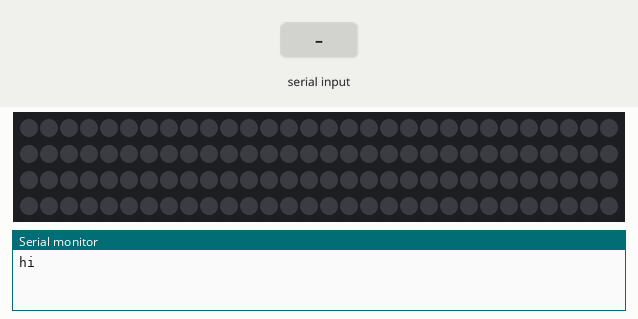
A sketch run on a simulated Arduino Uno, built with avr-gcc and run on an emulated ATmega328P. Shown: 120 RGB LEDs in strip order, left to right, continuing on the next row, the last lines printed to the serial monitor. The inputs (shaded band) are chosen by the test bench. Dim RGB values are drawn brighter than linear; random numbers use the default seed unless the sketch sets one.

Above: at 1.2 s.
1.3 s: "3" received over Serial
At 4.2 s:
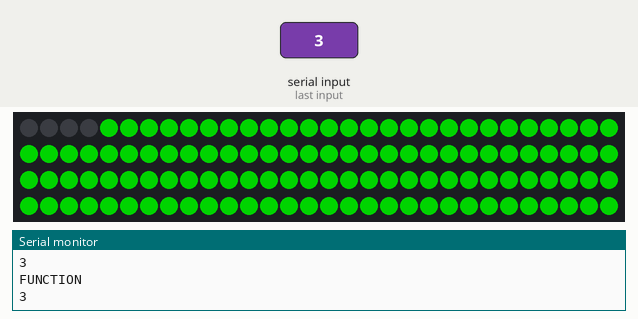
4.3 s: "2" received over Serial
7.3 s: "8" received over Serial
10.3 s: "4" received over Serial
At 13.1 s:
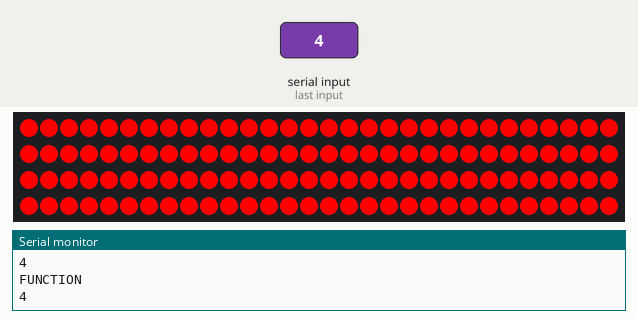
13.3 s: "9" received over Serial
At 35.8 s:
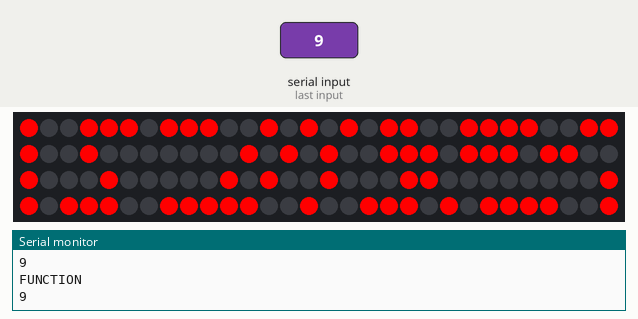
Timing chart, 0 to 37.3 s (numbered marks = the images above; inputs shaded):
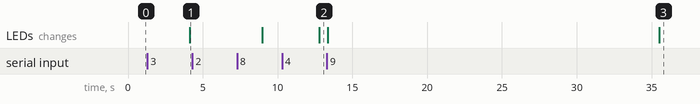

The sketch:

Party-Hat-BLE.ino
```cpp
#define FASTLED_INTERNAL
#include <FastLED.h>
//#include <Keypad.h>
#define NUM_LEDS 120 //number of LEDs
# define NUM_WHITE 3
# define LED_PIN 6

//initialized variables
int brightNum = 256;
int r = 0;
int g = 0;
int b = 0;
int amount = 5;
int delayNum = 5;
int amountDelay = 1;
boolean delaytf = true;
char key;
int lastDelay = delayNum;
const byte rows = 4; //four rows
const byte cols = 4; //three columns
boolean isHashtagHold = false;
boolean isStarHold = false;
CRGB leds[NUM_LEDS];
boolean wtf = false;
char mode;
unsigned long previousMillis = 0;
const long interval = 50;
char function = '1';
CRGB color = CRGB::Blue;
char keys[rows][cols] = {
  {'1','2','3','A'},
  {'4','5','6','B'},
  {'7','8','9','C'},
  {'*','0','#','D'}
};

//sets up everything
void setup() {
  FastLED.addLeds < WS2812, LED_PIN, GRB > (leds, NUM_LEDS);
  Serial.begin(9600);
  mode = 'A';
  Serial.println("hi");
}
//constant running code
void loop() {
  delayThing();
  colorChange();
  brightness();
  keypadEvent();
//  Serial.println(function);
  leds[0] = CRGB::Black;
  leds[1] = CRGB::Black;
  leds[2] = CRGB::Black;
  leds[3] = CRGB::Black;
  leds[4] = CRGB::Black;
  if (function == '1') {
    function1(); //does nothing
  } else if (function == '2') {
    function2(); //white dashing line across standard colors
  } else if (function == '3') {
    function3(); //party function
  } else if (function == '4') {
    function4(); //Snake
  } else if (function == '5') {
    function5(); //festival lights
  } else if (function == '6') {
    //function6();
    meteorRain(10, 64, true); // meteor rain from https://www.tweaking4all.com/hardware/arduino/adruino-led-strip-effects/
  } else if (function == '7') {
    function7(); //random sparkles with input color
  } else if (function == '8') {
    function8(); // rainbow changing colors from https://www.tweaking4all.com/hardware/arduino/adruino-led-strip-effects/
  } else if (function == '9') {
    function9(); // rainbow changing colors with sparkles
  }
}
void function1() {
//  amount = 1;
  for (int i = 4; i < NUM_LEDS; i++) {
    leds[i] = color;
  }
  FastLED.show();
  if (mode == '1') {

  }
}
void function2() {
  if (function == '2') {
    for (int j = 49; j < NUM_LEDS - 2; j++) {

      //a++;
      leds[j] = CRGB(255, 255, 255);
      leds[0] = CRGB::Black;
      leds[1] = CRGB::Black;
      leds[2] = CRGB::Black;
      leds[3] = CRGB::Black;
      leds[4] = CRGB::Black;
      FastLED.show();
      leds[NUM_LEDS - j] = CRGB(255, 255, 255);
      leds[0] = CRGB::Black;
      leds[1] = CRGB::Black;
      leds[2] = CRGB::Black;
      leds[3] = CRGB::Black;
      leds[4] = CRGB::Black;
      FastLED.show();
      leds[j + 1] = CRGB(255, 255, 255);
      leds[0] = CRGB::Black;
      leds[1] = CRGB::Black;
      leds[2] = CRGB::Black;
      leds[3] = CRGB::Black;
      leds[4] = CRGB::Black;
      FastLED.show();
      leds[NUM_LEDS - j - 1] = CRGB(255, 255, 255);
      leds[0] = CRGB::Black;
      leds[1] = CRGB::Black;
      leds[2] = CRGB::Black;
      leds[3] = CRGB::Black;
      leds[4] = CRGB::Black;
      FastLED.show();
      leds[j + 2] = CRGB(255, 255, 255);
      leds[0] = CRGB::Black;
      leds[1] = CRGB::Black;
      leds[2] = CRGB::Black;
      leds[3] = CRGB::Black;
      leds[4] = CRGB::Black;
      FastLED.show();
      leds[NUM_LEDS - j - 2] = CRGB(255, 255, 255);
      leds[0] = CRGB::Black;
      leds[1] = CRGB::Black;
      leds[2] = CRGB::Black;
      leds[3] = CRGB::Black;
      leds[4] = CRGB::Black;
      FastLED.show();

      //FastLED.show();
      leds[j] = color;
      leds[NUM_LEDS - j] = color;
      leds[0] = CRGB::Black;
      leds[1] = CRGB::Black;
      leds[2] = CRGB::Black;
      leds[3] = CRGB::Black;
      leds[4] = CRGB::Black;
      Serial.println(j);
      Serial.println(j);
      myDelay(delayNum);

      Serial.println("wtf");
      //Serial.print("HELLO");
      //FastLED.show();
    }
    for (int i = 4; i < NUM_LEDS; i++) {
      leds[i] = color;
    }
    FastLED.show();
  }
}

void function3() {
  for (int i = 4; i < NUM_LEDS; i++) {
    leds[i] = CRGB::Blue;
    FastLED.show();
  }
  myDelay(delayNum);
  for (int i = 4; i < NUM_LEDS; i++) {
    leds[i] = CRGB::Purple;
    FastLED.show();
  }
  myDelay(delayNum);
  for (int i = 4; i < NUM_LEDS; i++) {
    leds[i] = CRGB::Red;
    FastLED.show();
  }
  myDelay(delayNum);
  for (int i = 4; i < NUM_LEDS; i++) {
    leds[i] = CRGB::Yellow;
    FastLED.show();
  }
  myDelay(delayNum);
  for (int i = 4; i < NUM_LEDS; i++) {
    leds[i] = CRGB::Green;
    FastLED.show();
  }
  myDelay(delayNum);

}

void function4() {
  if (function != '4') goto stupid;
  for (int i = 4; i < NUM_LEDS; i++) {
    leds[i] = CRGB::Black;
    FastLED.show();
    delay4(delayNum, '4');
//    Serial.println(function);
  }
  if (function != '4') goto stupid;
  for (int i = 4; i < NUM_LEDS; i++) {
    leds[i] = color;
    FastLED.show();
    delay4(delayNum, '4');
  }
  stupid: String stupid = "Bennett";
}
void delay4(int time, char fun) {
  unsigned long t = millis();
  t = 0;
  while (t < time) {
    check();
    delayThing();
    colorChange();
    brightness();
    if (function != '4') {
      goto nothing;
    }
    t++;
  }
//  Serial.println(t);
  nothing: String no = "no";
}
void function5() {
  int Position = 0;
  for (int i = 0; i < 6; i++) {
    Position++; // = 0; //Position + Rate;
    for (int i = 0; i < NUM_LEDS; i++) {
      leds[i] = CRGB(((sin(i + Position) * 127 + 128) / 255) * r,
        ((sin(i + Position) * 127 + 128) / 255) * g,
        ((sin(i + Position) * 127 + 128) / 255) * b);
    }

    FastLED.show();
    myDelay(delayNum);
  }
}
// from https://www.tweaking4all.com/hardware/arduino/adruino-led-strip-effects/
void meteorRain(byte meteorSize, byte meteorTrailDecay, boolean meteorRandomDecay) {
  FastLED.clear();
  for (int i = 4; i < NUM_LEDS; i++) {

    if (function != '6') goto hello;
    // fade brightness all LEDs one step
    for (int j = 0; j < NUM_LEDS; j++) {
      if ((!meteorRandomDecay) || (random(10) > 5)) {
        fadeToBlack(j, meteorTrailDecay);
      }
    }
    if (function != '6') goto hello;
    // draw meteor
    for (int j = 0; j < meteorSize; j++) {
      if ((i - j < NUM_LEDS) && (i - j >= 0)) {
        leds[i] = CRGB(r, g, b);
      }
    }

    FastLED.show();
    myDelay(delayNum);
    hello: String hello = "hi";
  }
}

void fadeToBlack(int ledNo, byte fadeValue) {
  #ifdef ADAFRUIT_NEOPIXEL_H
  // NeoPixel
  uint32_t oldColor;
  uint8_t red, green, blue;
  int value;

  oldColor = strip.getPixelColor(ledNo);
  red = (oldColor & 0x00ff0000 UL) >> 16;
  green = (oldColor & 0x0000ff00 UL) >> 8;
  blue = (oldColor & 0x000000ff UL);

  red = (r <= 10) ? 0 : (int) red - (red * fadeValue / 256);
  green = (g <= 10) ? 0 : (int) green - (green * fadeValue / 256);
  blue = (b <= 10) ? 0 : (int) blue - (blue * fadeValue / 256);

  strip.setPixelColor(ledNo, red, green, blue);
  #endif
  #ifndef ADAFRUIT_NEOPIXEL_H
  // FastLED
  leds[ledNo].fadeToBlackBy(fadeValue);
  #endif
}
void function7() {
  for (int i = 4; i < NUM_LEDS; i++) {
    leds[i] = CRGB(random(0, r), random(0, g), random(0, b));
  }
  FastLED.show();
  myDelay(delayNum);
}
void function8() {
  if (function != '8') goto lol;
  for (int colorStep = 0; colorStep < 256; colorStep++) {
    int r = 255 - colorStep; // Redness starts at zero and goes up to full
    int g = colorStep; // Blue starts at full and goes down to zero
    int b = 0; // No green needed to go from blue to red
    if (function != '8') goto lol;
    for (int x = 0; x < NUM_LEDS; x++) {
      leds[x] = CRGB(r, g, b);
    }
    FastLED.show();
    myDelay(delayNum);
  }
  if (function != '8') goto lol;
  for (int colorStep = 0; colorStep < 256; colorStep++) {
    int r = 0; // Redness starts at zero and goes up to full
    int g = 255 - colorStep; // Blue starts at full and goes down to zero
    int b = colorStep; // No green needed to go from blue to red
    if (function != '8') goto lol;
    for (int x = 0; x < NUM_LEDS; x++) {
      leds[x] = CRGB(r, g, b);
    }
    FastLED.show();
    myDelay(delayNum);
  }
  if (function != '8') goto lol;
  for (int colorStep = 0; colorStep < 256; colorStep++) {
    int r = colorStep; // Redness starts at zero and goes up to full
    int g = 0; // Blue starts at full and goes down to zero
    int b = 255 - colorStep; // No green needed to go from blue to red
    if (function != '8') goto lol;
    for (int x = 0; x < NUM_LEDS; x++) {
      leds[x] = CRGB(r, g, b);
    }
    FastLED.show();
    myDelay(delayNum);
  }
  lol: String lol = "lol";
}

// from https://www.tweaking4all.com/hardware/arduino/adruino-led-strip-effects/
void function9() {
  if (function != '9') goto lol;
  for (int colorStep = 0; colorStep < 256; colorStep++) {
    int r = 255 - colorStep; // Redness starts at zero and goes up to full
    int g = colorStep; // Blue starts at full and goes down to zero
    int b = 0; // No green needed to go from blue to red
    if (function != '9') goto lol;
    for (int x = 0; x < NUM_LEDS; x++) {
      leds[random(0, NUM_LEDS)] = CRGB(r, g, b);
      leds[random(0, NUM_LEDS)] = CRGB::Black;
    }
    FastLED.show();
    myDelay(delayNum);
  }
  if (function != '9') goto lol;
  for (int colorStep = 0; colorStep < 256; colorStep++) {
    int r = 0; // Redness starts at zero and goes up to full
    int g = 255 - colorStep; // Blue starts at full and goes down to zero
    int b = colorStep; // No green needed to go from blue to red
    if (function != '9') goto lol;
    for (int x = 0; x < NUM_LEDS; x++) {
      leds[random(0, NUM_LEDS)] = CRGB(r, g, b);
      leds[random(0, NUM_LEDS)] = CRGB::Black;
    }
    FastLED.show();
    myDelay(delayNum);
  }
  if (function != '9') goto lol;
  for (int colorStep = 0; colorStep < 256; colorStep++) {
    int r = colorStep; // Redness starts at zero and goes up to full
    int g = 0; // Blue starts at full and goes down to zero
    int b = 255 - colorStep; // No green needed to go from blue to red
    if (function != '9') goto lol;
    for (int x = 0; x < NUM_LEDS; x++) {
      leds[random(0, NUM_LEDS)] = CRGB(r, g, b);
      leds[random(0, NUM_LEDS)] = CRGB::Black;
    }
    FastLED.show();
    myDelay(delayNum);
  }
  lol: String lol = "lol";
}
void check() {
//  Serial.println(key2.getKey());
//  if (key2.getKey() == '1') {
//    function = key2.getKey();
//    Serial.println(key2.getKey());
//  }
}
void myDelay(int time) {
  unsigned long t = millis();
  t = 0;
  while (t < time) {
    check();
    delayThing();
    colorChange();
    brightness();
    if (function == '1') {
      goto nothing;
    }
    t++;
  }
//  Serial.println(t);
  nothing: String no = "no";
}

//switches patterns and colors
void keypadEvent() {
 char incomingByte = 'h';
 String message = "";
    while(Serial.available() > 0)
    {
//      Serial.println("AISODJOSAIJDIOASJDJASIODJIOSA");
//      delay(3);
      if(incomingByte != ""){
        incomingByte = Serial.read();
        message += incomingByte;
      }
//      Serial.println(incomingByte);
    }
//      Serial.println("ASDJSJDAJSDJSAD");


      if(message != ""){
         Serial.println(message);
//          Serial.println(message.indexOf("A"));

//        readString = message;
        if(message.indexOf("#") != 0 && (message.indexOf("*") != 0)){
        if((message.indexOf("A") != 0) && (message.indexOf("B") != 0) && (message.indexOf("C") != 0) && (message.indexOf("D") != 0) && (message.indexOf("0") != 0)){
          function = message[0];
          Serial.println("FUNCTION");
          Serial.println(function);
        }else{
          mode = message[0];
          Serial.println("MODE");
        }
        }
        if(message.indexOf("#") >= 0){
          isHashtagHold = !isHashtagHold;
          isStarHold = false;

        }else if(message.indexOf("*") >= 0){
           isStarHold = !isStarHold;
           isHashtagHold = false;

        }else{
          isHashtagHold = false;
          isStarHold = false;

        }
//      mySerial.println(y2);
      message = "";
      }else{
          isHashtagHold = false;
          isStarHold = false;
      }

    delaytf = !delaytf;
//    if (key == '*') {
//      isStarHold = !isStarHold;
//      Serial.println("HELLO");
//    } else if (key == '#') {
//      isHashtagHold = !isHashtagHold;
//    }


}
void delayThing() {
  if (mode == 'A') {
    if (isHashtagHold && delayNum <= 69) {
      delayNum += amountDelay;
      if (amountDelay > 69) {
        delayNum = 69;
      }
    } else if (isStarHold && delayNum > 1) {
      delayNum -= amountDelay;
      if (amountDelay < 1) {
        delayNum = 1;
      }
    }
  }
}
//changes colors based off of keypad
int colorChange() {
  if (mode == 'B') {
    r = increase(r);
    r = decrease(r);
    Serial.print("r ");
    Serial.print(r);
    Serial.println();
  } else if (mode == 'C') {
    g = increase(g);
    g = decrease(g);
    Serial.print("g ");
    Serial.print(g);
    Serial.println();
  } else if (mode == 'D') {
    b = increase(b);
    b = decrease(b);
    Serial.print("b ");
    Serial.print(b);
    Serial.println();
  }
  color = CRGB(r, g, b);
}
int increase(int num) {
  if (isHashtagHold && num <= 255 && num >= 0) {
    num += amount;

    if (num > 255) {
      num = 255;
    }
    //delay(20);
  }
  return num;
}
int decrease(int num) {
  if (isStarHold && num <= 255 && num >= 0) {
    num -= amount;
    if (num < 0) {
      num = 0;
    }
    //delay(20);
  }
  return num;
}
void brightness() {
  if (mode == '0') {
    brightNum = increase(brightNum);
    brightNum = decrease(brightNum);
    FastLED.setBrightness(brightNum);
  }
}
```

Measured:
- after the input at 1.3 s, the LEDs: change after 2.8 s (image 1)
